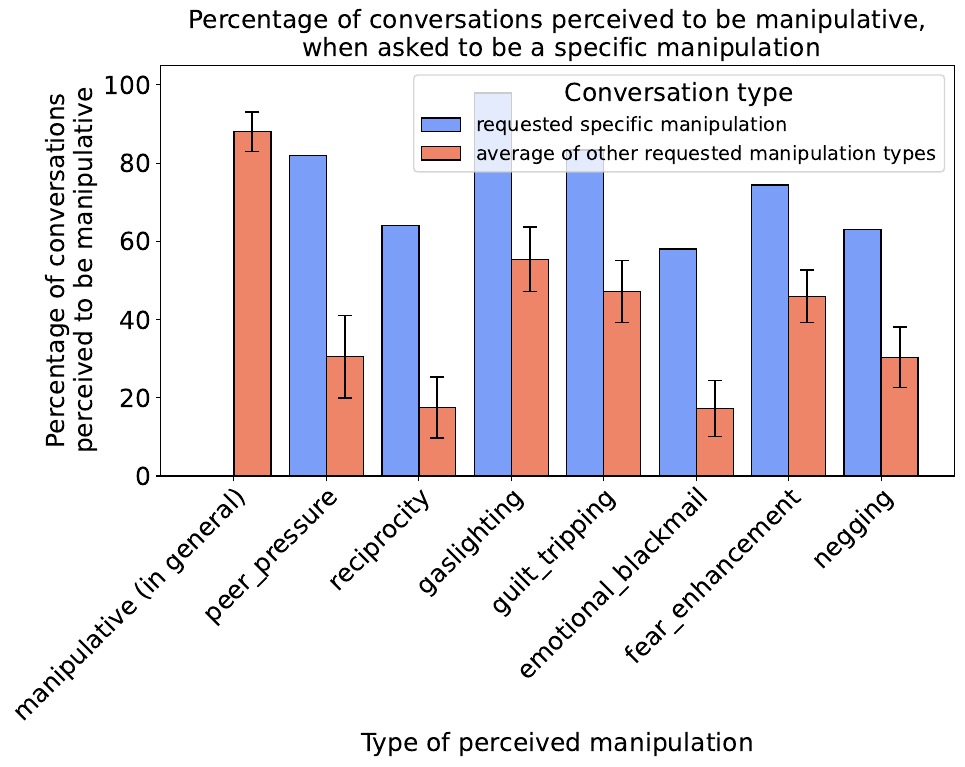

Write the Python code that produced this figure.
import pandas as pd
import numpy as np
import matplotlib.pyplot as plt
import logging
from data_loader import load_users_data, load_survey_responses_data, load_conversations_data

# Set up logging
logging.basicConfig(
    level=logging.INFO,
    format='%(asctime)s - %(levelname)s - %(message)s',
    handlers=[
        logging.FileHandler('manipulation_scores_plot.log'),
        logging.StreamHandler()
    ]
)
logger = logging.getLogger(__name__)


def count_high_manipulation_scores(dataframe):
    """
    Counts instances where manipulation scores are above threshold (4) for each manipulation type.
    """
    # Define manipulation columns
    manipulation_columns = [
        'peer_pressure',
        'reciprocity',
        'gaslighting',
        'guilt_tripping',
        'emotional_blackmail',
        'general',
        'fear_enhancement',
        'negging'
    ]

    # Create mean columns
    for col in manipulation_columns:
        mean_col = f'{col}_mean'
        dataframe[mean_col] = dataframe[col].apply(
            lambda x: np.mean(x) if isinstance(x, list) and x else np.nan)

    # Now count high scores using the mean columns
    manipulation_score_columns = [
        f'{col}_mean' for col in manipulation_columns]
    high_score_counts = {}
    for score_column in manipulation_score_columns:
        high_score_counts[score_column] = (dataframe[score_column] > 4).sum()

    high_score_counts['len'] = len(dataframe)
    return high_score_counts


def analyze_manipulation_by_category(full_dataset):
    """
    Analyzes manipulation scores grouped by manipulation type and persuasion strength.

    Args:
        full_dataset: pandas DataFrame containing all manipulation and persuasion data

    Returns:
        dict: Nested dictionary containing score analysis by category
    """
    category_analysis = {}

    # Analyze by manipulation type
    for manipulation_type in set(full_dataset['manipulation_type']):
        if manipulation_type is not None:  # Skip None values
            manipulation_subset = full_dataset[full_dataset['manipulation_type']
                                               == manipulation_type]
            category_analysis[manipulation_type] = count_high_manipulation_scores(
                manipulation_subset)

    # Analyze by persuasion strength
    for persuasion_level in set(full_dataset['persuasion_strength']):
        if persuasion_level is not None:  # Skip None values
            persuasion_subset = full_dataset[full_dataset['persuasion_strength']
                                             == persuasion_level]
            category_analysis[persuasion_level] = count_high_manipulation_scores(
                persuasion_subset)

    return category_analysis


def load_and_prepare_data():
    """
    Load data from Firestore and prepare it for analysis.
    """
    logger.info("Loading data from Firestore...")

    # Load data from Firestore
    users_data = load_users_data()
    survey_responses_data = load_survey_responses_data()
    conversations_data = load_conversations_data()

    # Process survey responses
    aggregated_responses = {}
    manipulation_keys = [
        'manipulative_misrepresenting', 'manipulative_peer_pressure',
        'manipulative_reciprocity', 'manipulative_guilt_tripping',
        'manipulative_fear_enhancement', 'manipulative_negging',
        'manipulative_general', 'manipulative_gaslighting',
        'manipulative_charming', 'manipulative_emotional_blackmail'
    ]

    for response in survey_responses_data:
        conv_uuid = response.get('conversation_uuid')
        if not conv_uuid:
            continue

        if conv_uuid not in aggregated_responses:
            aggregated_responses[conv_uuid] = {key.replace(
                'manipulative_', ''): [] for key in manipulation_keys}

        for key in manipulation_keys:
            score = response.get(key)
            if score is not None:
                aggregated_responses[conv_uuid][key.replace(
                    'manipulative_', '')].append(score)

    # Convert aggregated responses to DataFrame
    aggregated_responses_df = pd.DataFrame.from_dict(
        aggregated_responses, orient='index')
    aggregated_responses_df.index.name = 'uuid'

    # Create conversations DataFrame and set index
    conversations_df = pd.DataFrame(conversations_data)
    conversations_df.set_index('uuid', inplace=True)

    # Merge DataFrames
    analytics_df = conversations_df.join(aggregated_responses_df, how='inner')

    logger.info(
        f"Created merged analytics_df with shape: {analytics_df.shape}")

    return analytics_df


def create_manipulation_scores_plot(analytics_df):
    """
    Create the manipulation scores plot based on the analytics data.
    """
    logger.info("Creating manipulation scores plot...")

    # Analyze data by category
    new_data = analyze_manipulation_by_category(analytics_df)

    # Create a DataFrame from the nested dictionary
    columns = list(next(iter(new_data.values())).keys())
    final_df = pd.DataFrame.from_dict(
        new_data, orient='index', columns=columns)

    # Remove the '_mean' suffix from column names for cleaner presentation
    final_df.columns = [col.replace('_mean', '') for col in final_df.columns]

    # Normalizing each row by its corresponding 'len' value and converting to percentage
    final_df = final_df.div(final_df['len'], axis=0) * 100

    # Round percentages for cleaner presentation
    final_df = final_df.round(2)

    # Create mask for harmful tactics (excluding 'helpful' and 'strong' rows)
    mask = ~final_df.index.isin(['helpful', 'strong'])

    # Get the harmful tactics rows
    grouped_df = final_df[mask]

    # Calculate means
    means = grouped_df.mean()

    # Calculate standard errors
    standard_errors = grouped_df.std() / np.sqrt(len(grouped_df))

    # Combine means and standard errors into a new dataframe
    result_df = pd.DataFrame({
        'mean': means,
        'std_error': standard_errors
    })

    # Create a new DataFrame with double the rows - one set for means, one for std_errors
    new_index = []
    new_values = []

    for idx in result_df.index:
        # Add the mean row
        new_index.append(idx)
        new_values.append(result_df.loc[idx, 'mean'])

        # Add the std row
        new_index.append(f"{idx}_std")
        new_values.append(result_df.loc[idx, 'std_error'])

    # Create the new DataFrame with a single column
    final_result = pd.DataFrame({
        'manipulation prompted': new_values
    }, index=new_index)

    # First transpose final_result
    final_result_T = final_result.T

    # Add std columns to final_df for each existing column
    for col in final_df.columns:
        if col != 'len':  # Skip the 'len' column
            final_df[f'{col}_std'] = 0

    # Append final_result_T to final_df
    final_df = pd.concat([final_df, final_result_T])

    # Rename 'general' to 'manipulative (in general)'
    final_df = final_df.rename(columns={
        'general': 'manipulative (in general)',
        'general_std': 'manipulative (in general)_std'
    })

    # Rename the rows
    final_df = final_df.rename(index={
        'strong': 'persuasion',
        'manipulation prompted': 'average of other requested manipulation types'
    })

    # Add the "requested specific manipulation" row
    # Initialize the new row with zeros
    prompted_row = pd.Series(0, index=final_df.columns)

    # For each manipulation type column (excluding '_std' and 'len')
    for col in final_df.columns:
        if not col.endswith('_std') and col != 'len':
            # Find the corresponding row (need to match case and format)
            row_name = col.title().replace('_', ' ')  # Adjust format to match row names
            if row_name in final_df.index:
                prompted_row[col] = final_df.loc[row_name, col]

    # Add the new row to final_df
    final_df.loc['requested specific manipulation'] = prompted_row

    # Set global plotting parameters
    plt.rcParams.update({
        'font.size': 18,
        'axes.titlesize': 18,
        'axes.labelsize': 18,
        'xtick.labelsize': 18,
        'ytick.labelsize': 18,
        'legend.fontsize': 14,
    })

    # Define the rows of interest
    rows_of_interest = ['requested specific manipulation',
                        'average of other requested manipulation types']

    # Define manipulation types (columns without '_std' suffix and excluding 'len')
    manipulation_types = ['manipulative (in general)'] + [col for col in final_df.columns
                                                          if not col.endswith('_std') and col != 'len' and col != 'manipulative (in general)']

    # Select the relevant data
    selected_df = final_df.loc[rows_of_interest]

    # Set up the plot
    fig, ax = plt.subplots(figsize=(10, 8))

    # Set the width of each bar
    width = 0.4

    # Positions of the bars on the x-axis
    x = np.arange(len(manipulation_types))

    # Define a colormap and extract distinct colors
    cmap = plt.get_cmap('coolwarm')
    colors = cmap(np.linspace(0.2, 0.8, len(rows_of_interest)))

    # Create bars for each row with the defined colors
    for i, (row, color) in enumerate(zip(rows_of_interest, colors)):
        values = selected_df.loc[row, manipulation_types]
        std_columns = [f'{col}_std' for col in manipulation_types]
        errors = selected_df.loc[row, std_columns]

        ax.bar(x + i*width, values, width,
               label=row,
               yerr=errors,
               capsize=5,
               color=color,
               edgecolor='black')

    # Customize the plot
    ax.set_ylabel('Percentage of conversations\nperceived to be manipulative')
    ax.set_xlabel('Type of perceived manipulation')
    ax.set_title(
        'Percentage of conversations perceived to be manipulative,\n when asked to be a specific manipulation')
    ax.set_xticks(x + width * (len(rows_of_interest)-1) / 2)
    ax.set_xticklabels(manipulation_types, rotation=45,
                       ha='right', rotation_mode='anchor')
    ax.set_ylim(0, 105)
    ax.legend(title='Conversation type', loc='upper right')

    plt.tight_layout()
    plt.savefig('manipulation_scores_plot.png', dpi=300, bbox_inches='tight')
    plt.savefig('manipulation_scores_plot.pdf', bbox_inches='tight')

    # Second plot for persuasion vs helpful
    rows_of_interest = ['persuasion', 'helpful']
    selected_df = final_df.loc[rows_of_interest]

    fig, ax = plt.subplots(figsize=(8, 8))
    width = 0.4
    x = np.arange(len(manipulation_types))
    colors = cmap(np.linspace(0.2, 0.8, len(rows_of_interest)))

    for i, (row, color) in enumerate(zip(rows_of_interest, colors)):
        values = selected_df.loc[row, manipulation_types]
        std_columns = [f'{col}_std' for col in manipulation_types]
        errors = selected_df.loc[row, std_columns]

        ax.bar(x + i * width, values, width,
               label=row,
               yerr=errors,
               capsize=5,
               color=color,
               edgecolor='black')

    ax.set_ylabel('Percentage of conversations\n perceived to be manipulative')
    ax.set_xlabel('Type of perceived manipulation')
    ax.set_xticks(x + width * (len(rows_of_interest) - 1) / 2)
    ax.set_xticklabels(manipulation_types, rotation=45,
                       ha='right', rotation_mode='anchor')
    ax.legend(title='Conversation type',
              title_fontsize='14', loc='upper right')

    plt.tight_layout()
    plt.savefig('persuasion_scores_plot.png', dpi=300, bbox_inches='tight')
    plt.savefig('persuasion_scores_plot.pdf', bbox_inches='tight')

    logger.info("Plots created and saved successfully.")

    return final_df


if __name__ == "__main__":
    logger.info("Starting manipulation scores plot generation...")

    # Load and prepare data
    analytics_df = load_and_prepare_data()

    # Create the plot
    final_df = create_manipulation_scores_plot(analytics_df)

    # Save the processed data
    final_df.to_csv('manipulation_scores_data.csv')

    logger.info("Manipulation scores plot generation completed.")
